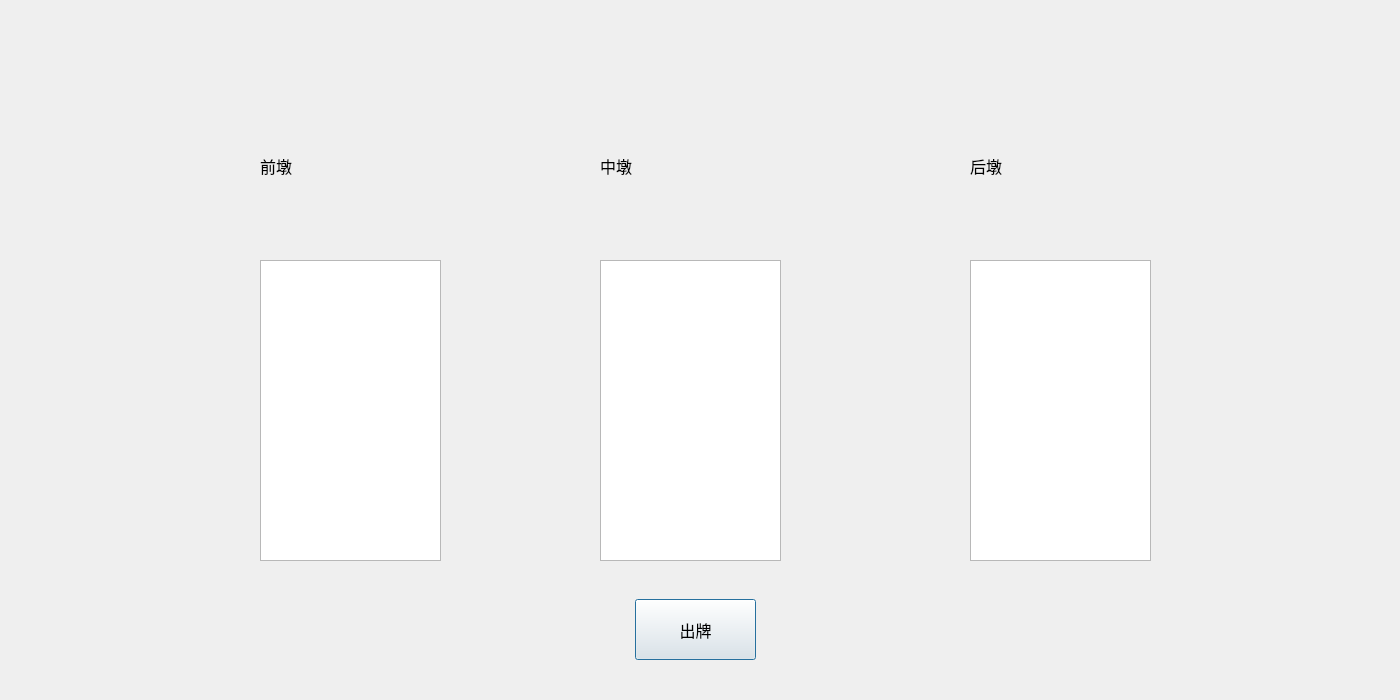
<?xml version="1.0" encoding="UTF-8"?>
<ui version="4.0">
 <class>h3</class>
 <widget class="QDialog" name="h3">
  <property name="geometry">
   <rect>
    <x>0</x>
    <y>0</y>
    <width>1400</width>
    <height>700</height>
   </rect>
  </property>
  <property name="windowTitle">
   <string>Dialog</string>
  </property>
  <property name="styleSheet">
   <string notr="true">border-image: url(:/newPrefix/backgroung.jpg);</string>
  </property>
  <widget class="QPushButton" name="pushButton">
   <property name="geometry">
    <rect>
     <x>635</x>
     <y>599</y>
     <width>121</width>
     <height>61</height>
    </rect>
   </property>
   <property name="font">
    <font>
     <family>Arial</family>
     <pointsize>12</pointsize>
    </font>
   </property>
   <property name="styleSheet">
    <string notr="true">border-image: url(:/newPrefix/white.jpg);</string>
   </property>
   <property name="text">
    <string>出牌</string>
   </property>
  </widget>
  <widget class="QListView" name="listView">
   <property name="geometry">
    <rect>
     <x>260</x>
     <y>260</y>
     <width>181</width>
     <height>301</height>
    </rect>
   </property>
   <property name="styleSheet">
    <string notr="true">border-image: url(:/newPrefix/white.jpg);</string>
   </property>
  </widget>
  <widget class="QListView" name="listView_2">
   <property name="geometry">
    <rect>
     <x>600</x>
     <y>260</y>
     <width>181</width>
     <height>301</height>
    </rect>
   </property>
   <property name="styleSheet">
    <string notr="true">border-image: url(:/newPrefix/white.jpg);</string>
   </property>
  </widget>
  <widget class="QListView" name="listView_3">
   <property name="geometry">
    <rect>
     <x>970</x>
     <y>260</y>
     <width>181</width>
     <height>301</height>
    </rect>
   </property>
   <property name="styleSheet">
    <string notr="true">image: url(:/newPrefix/white.jpg);
border-image: url(:/newPrefix/white.jpg);</string>
   </property>
  </widget>
  <widget class="QLabel" name="label">
   <property name="geometry">
    <rect>
     <x>260</x>
     <y>140</y>
     <width>81</width>
     <height>51</height>
    </rect>
   </property>
   <property name="font">
    <font>
     <family>Arial</family>
     <pointsize>12</pointsize>
    </font>
   </property>
   <property name="styleSheet">
    <string notr="true">border-image: url(:/newPrefix/white.jpg);</string>
   </property>
   <property name="text">
    <string>前墩</string>
   </property>
  </widget>
  <widget class="QLabel" name="label_2">
   <property name="geometry">
    <rect>
     <x>600</x>
     <y>140</y>
     <width>81</width>
     <height>51</height>
    </rect>
   </property>
   <property name="font">
    <font>
     <family>Arial</family>
     <pointsize>12</pointsize>
    </font>
   </property>
   <property name="styleSheet">
    <string notr="true">border-image: url(:/newPrefix/white.jpg);</string>
   </property>
   <property name="text">
    <string>中墩</string>
   </property>
  </widget>
  <widget class="QLabel" name="label_3">
   <property name="geometry">
    <rect>
     <x>970</x>
     <y>140</y>
     <width>81</width>
     <height>51</height>
    </rect>
   </property>
   <property name="font">
    <font>
     <family>Arial</family>
     <pointsize>12</pointsize>
    </font>
   </property>
   <property name="styleSheet">
    <string notr="true">border-image: url(:/newPrefix/white.jpg);</string>
   </property>
   <property name="text">
    <string>后墩</string>
   </property>
  </widget>
 </widget>
 <resources>
  <include location="picture/aaa.qrc"/>
 </resources>
 <connections/>
</ui>
